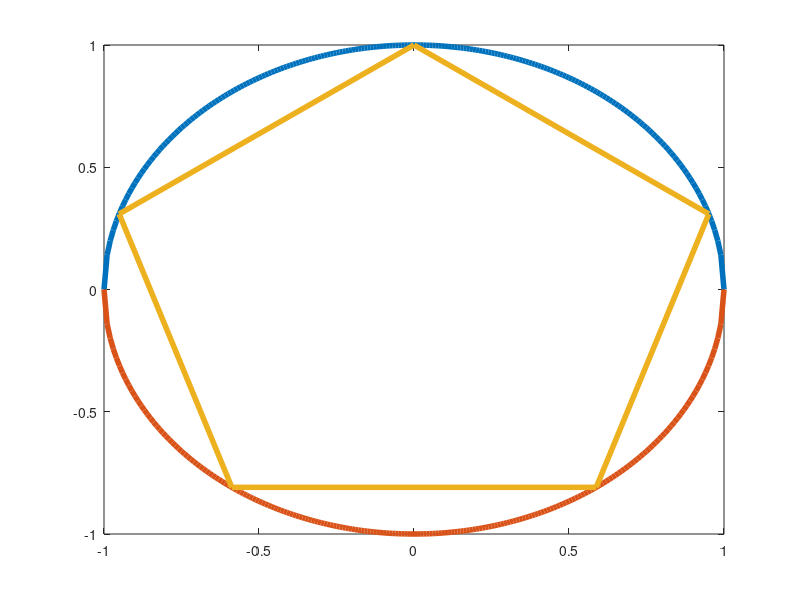

The MATLAB source for this figure:
z = i;
n = 5;
k = 0 : n - 1;
z1 = nthroot (abs (z), n) * exp (i * (angle (z) + 2*pi*k)/ n)
z1 (6) = z1 (1)
z1

x = -1: 0.01:1;
y = (1 - x.^2) .^0.5;
plot (x, y, "linewidth", 4, x, -y, "linewidth", 4, z1, "linewidth", 4)

